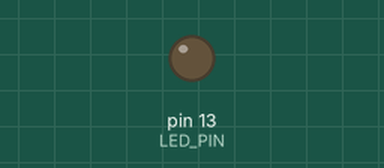
This sketch was run on a simulated Arduino Uno, built with avr-gcc and run on an emulated ATmega328P. On the bench: output pins drawn as LEDs (lit = HIGH).

Above: at 1.1 s.
At 38.7 s:
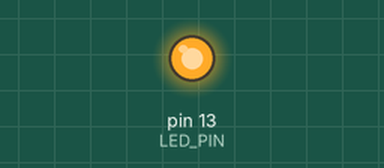
Timing chart, 0 to 40.0 s (numbered marks = the images above):
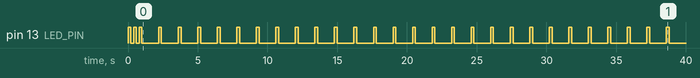

Measured:
- by itself, pin 13 (LED_PIN): goes HIGH 0.20 s, LOW 0.20 s, HIGH 0.20 s, LOW 0.20 s, 27 × (HIGH 0.20 s, LOW 1.2 s), HIGH 0.20 s, then LOW

The sketch:

badSketch_functionWithglobalVariable.ino
```cpp
const int LED_PIN = 13;
// LEDの点滅回数をきめるグローバル変数
int ledBlinkCount = 3;

// LEDを点滅させる
void blinkLED() { //点滅回数をグローバル変数で指定するので、引数がない
  for(int i=0; i < ledBlinkCount; i++) {
   digitalWrite(LED_PIN, HIGH);
   delay(200);
  digitalWrite(LED_PIN, LOW);
   delay(200);
  }
}

void setup() {
  pinMode(LED_PIN, OUTPUT);
  ledBlinkCount = 3;
}

void loop() {
  //関数の振る舞いが、引数ではなく、グローバル変数で決まる。
  //はじめてスケッチを見た人は、blinkLED()関数の中身まで読まないと、それがわからない。
  blinkLED();

  // もしもここでledBlinkCountを変更してしまうと、点滅回数が変わってしまう。
  ledBlinkCount = 1; //点滅1回になってしまう。
  delay(1000);
}
```
